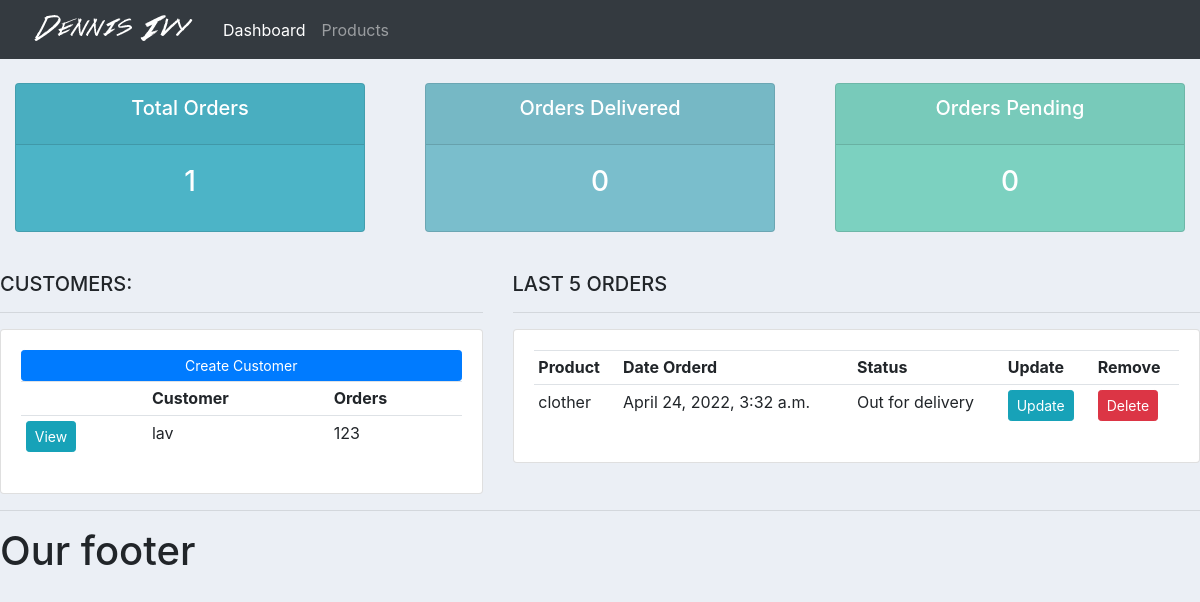
The app's page /, older data.
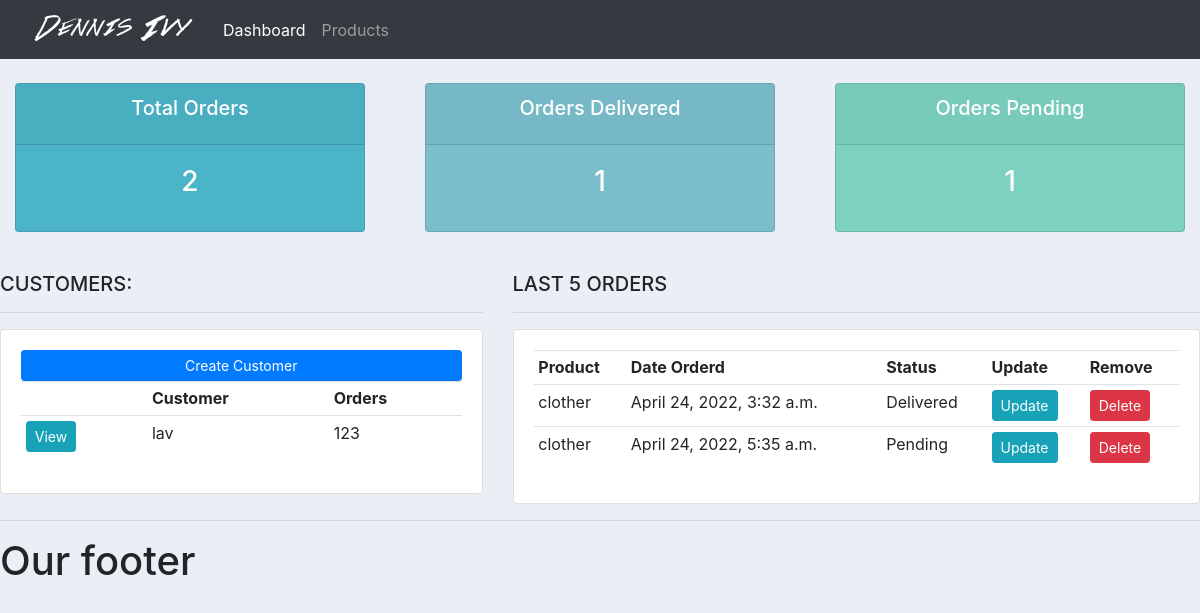
The same page, newer data.
### accounts/models.py (models this page shows, shortened)
class Customer(models.Model):
    name = models.CharField(max_length=200, null=True)
    phone = models.CharField(max_length=200, null=True)
    email = models.CharField(max_length=200, null=True)
    date_created = models.DateTimeField(auto_now_add=True, null=True)

class Order(models.Model):
    STATUS = (
        ('Pending', 'Pending'),
        ('Out for delivery', 'Out for delivery'),
        ('Delivered', 'Delivered'),
    )
    customer = models.ForeignKey(Customer, null=True, on_delete=models.SET_NULL)
    product = models.ForeignKey(Product, null=True, on_delete=models.SET_NULL)
    date_created = models.DateTimeField(auto_now_add=True, null=True)
    status = models.CharField(max_length=200, choices=STATUS, null=True)

class Product(models.Model):
    CATEGORY = (
        ('Indoor', 'Indoor'),
        ('Out Door', 'Out Door'),
    )
    name = models.CharField(max_length=200, null=True)
    price = models.FloatField(null=True)
    category = models.CharField(max_length=200, null=True, choices=CATEGORY)
    description = models.CharField(max_length=200, null=True, blank=True)
    date_created = models.DateTimeField(auto_now_add=True, null=True)
    tags = models.ManyToManyField(Tag)
    def __str__(self):
        return self.name

### accounts/views.py (the view)
# urls.py: path('', views.home, name='home'),
def home(request):
    orders = Order.objects.all()
    customers = Customer.objects.all()
    total_customers = customers.count()
    total_orders = orders.count()
    delivered = orders.filter(status='Delivered').count()
    pending = orders.filter(status='Pending').count()
    contex = {'orders': orders,
              'customers': customers,
              'total_orders': total_orders,
              'delivered': delivered,
              'pending': pending}
    return render(request, 'accounts/dashboard.html', contex)

### accounts/templates/accounts/dashboard.html
{%  extends 'accounts/main.html' %}
{% block content %}
{%  include 'accounts/status.html' %}
<br>
<div class="row">
	<div class="col-md-5">
		<h5>CUSTOMERS:</h5>
		<hr>
		<div class="card card-body">
			<a class="btn btn-primary  btn-sm btn-block" href="">Create Customer</a>
			<table class="table table-sm">
				<tr>
					<th></th>
					<th>Customer</th>
					<th>Orders</th>
				</tr>
                {% for customer in customers %}
                    <tr>
                        <td><a class="btn btn-sm btn-info" href="{% url 'customer' customer.id%}">View</a></td>
                        <td>{{customer.name}}</td>
                        <td>{{customer.phone}}</td>
                    </tr>
                {% endfor  %}
			</table>
		</div>
	</div>
	<div class="col-md-7">
		<h5>LAST 5 ORDERS</h5>
		<hr>
		<div class="card card-body">
			<table class="table table-sm">
				<tr>
					<th>Product</th>
					<th>Date Orderd</th>
					<th>Status</th>
					<th>Update</th>
					<th>Remove</th>
				</tr>
                {% for order in orders %}
                    <tr>
                        <td>{{order.product}}</td>
                        <td>{{order.date_created}}</td>
                        <td>{{order.status}}</td>
                        <td><a class="btn btn-sm btn-info" href="{% url 'update_order' order.id %}">Update</a></td>
                        <td><a class="btn btn-sm btn-danger" href="{% url 'delete_order' order.id%}">Delete</a></td>
                    </tr>
                {% endfor  %}
			</table>
		</div>
	</div>
</div>
{% endblock %}

Row changes from the older to the newer data that the page shows:
changed Order: status "Out for delivery" → "Delivered"
added Order: product "clother", date_created "April 24, 2022, 5:35 a.m.", status "Pending"
Text that changed along with them:
{{ total_orders }}: "1" → "2"
{{ delivered }}: "0" → "1"
{{ pending }}: "0" → "1"
